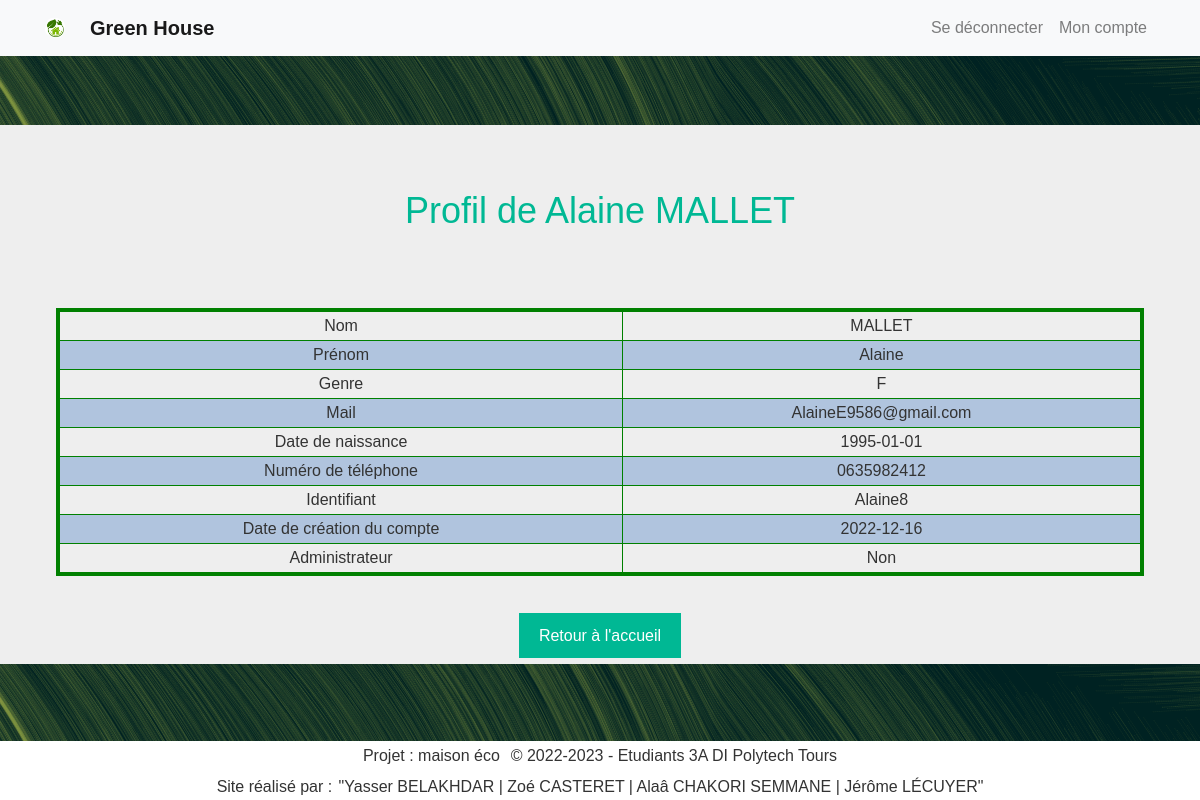
The page /administration/infoPersonne.php?idPersonne=3 (signed in) on the database its author committed.
### tables this page shows
CREATE TABLE Utilisateur(
   idPersonne INT,
   identifiant VARCHAR(50)  NOT NULL,
   mdp VARCHAR(50)  NOT NULL,
   dateCreation DATE NOT NULL,
   PRIMARY KEY(idPersonne),
   FOREIGN KEY(idPersonne) REFERENCES InfoPersonne(idPersonne)
        ON DELETE CASCADE
);

CREATE TABLE InfoPersonne(
   idPersonne INT AUTO_INCREMENT,
   nom VARCHAR(50)  NOT NULL,
   dateNais DATE,
   genre CHAR(1) ,
   mail VARCHAR(50)  NOT NULL,
   numTel CHAR(10) ,
   prenom VARCHAR(50)  NOT NULL,
   PRIMARY KEY(idPersonne),
   UNIQUE(mail)
);

### WEB/common/bdd.php (called while the page is built, shortened)
<?php
try {
	$pdo = new PDO("mysql:host=127.0.0.1;dbname=maisoneco;charset=utf8", "root", "");
} catch (PDOException $e) {
	echo $e->getMessage();
	die("Impossible de se connecter à la base de données :<br>" . $e->getMessage());
}
$bdd = $pdo;
if (isset($_SESSION['Id']) && !empty($_SESSION['Id'])) {
	$sessionId = $_SESSION['Id'];
	$requser = $bdd->prepare("SELECT COUNT(*) FROM Administrateur WHERE idPersonne = ?");
	$result = $requser->execute(array($sessionId));
	if ($result) {
		$estAdmin = $requser->fetchColumn() > 0;
	} else {
		$estAdmin = false;
	}
} else {
	$sessionId = null;
	$estConnecte = false;
	$estAdmin = false;
	$Prenom = "";
	$Nom = "";
}

### WEB/common/main.php (called while the page is built, shortened)
<?php
require_once("bdd.php");

### WEB/administration/infoPersonne.php (the view, shortened to what this page needs)
<?php
$ROOT = "../";
require_once '../common/main.php';
$idPersonne = $_GET['idPersonne'];
$requser = $bdd->prepare('SELECT * FROM InfoPersonne NATURAL JOIN Utilisateur WHERE idPersonne = ?');
$requser->execute(array($idPersonne));
$userinfo = $requser->fetch();
$estAdminOuAutorise = $estAdmin || $userinfo['idPersonne'] == $idPersonne;
?>
<html>
<head>
	<?php require_once "{$ROOT}common/header.php"; ?>
	<div class="container mt-5 text-center">
		<h2>Profil de <?php echo $userinfo['prenom'] . " " . $userinfo['nom']; ?></h2>
		<br /><br />
		<table>
			<tr>
				<td>Nom</td>
				<td><?= $userinfo['nom']; ?></td>
			</tr>
			<tr>
				<td>Prénom</td>
				<td><?= $userinfo['prenom']; ?></td>
			</tr>
			<tr>
				<td>Genre</td>
				<td><?= $userinfo['genre']; ?></td>
			</tr>
			<tr>
				<td>Mail</td>
				<td><?= $userinfo['mail']; ?></td>
			</tr>
			<?php if($estAdminOuAutorise) {  ?>
				<tr>
					<td>Date de naissance</td>
					<td><?= $userinfo['dateNais']; ?></td>
				</tr>
				<tr>
					<td>Numéro de téléphone</td>
					<td><?= $userinfo['numTel']; ?></td>
				</tr>
				<tr>
					<td>Identifiant</td>
					<td><?= isset($userinfo['identifiant']) ? $userinfo['identifiant'] : 'Sans compte'; ?></td>
				</tr>
			<?php } ?>
			<tr>
				<td>Date de création du compte</td>
				<td><?= isset($userinfo['dateCreation']) ? $userinfo['dateCreation'] : 'Sans compte'; ?></td>
			</tr>
			<tr>
				<td>Administrateur</td>
				<td><?= (isset($userinfo['idAdmin']) && $userinfo['idAdmin']) ? "Oui" : "Non"; ?></td>
			</tr>
		</table>
		<br /><br />
		<a class="bouton" href="<?= $ROOT ?>Page_accueil/Page_accueil.php">Retour à l'accueil</a>
	</div>
	<?php require_once "{$ROOT}common/footer.php"; ?>

### WEB/common/style/main.css (style rules this page uses)
html { height: 100%; }
body { font-family: Arial, sans-serif; color: #333; background-color: #eee; margin: 0; min-height: 100%; display: flex; flex-direction: column; }
h2 { font-size: 36px; text-align: center; }
h2, h3, h4, h5, h6 { color: #00b894; }
button, .header-right > a, .bouton, .bouton-retour { background-color: #00b894; color: #fff; padding: 14px 20px; margin: 8px 0; border: none; cursor: pointer; text-align: center; text-decoration: none; }
table:not(.with-space) { margin: 20px auto auto auto; table-layout: auto; width: 98%; border-collapse: collapse; border: solid green 4px; text-align: center; }
table tr:not(.titre):not(.space):nth-child(even) { background: lightsteelblue; }
table td:not(.ignore-border) { border: solid green 1px; padding: 5px; }
table tr { border-collapse: collapse; border: solid green 4px; }
table tr:not(.space) { border-top: none; border-bottom: none; }

### rows shown on the page
utilisateur: idPersonne.prenom "Alaine", idPersonne.nom "MALLET", idPersonne.genre "F", idPersonne.mail "AlaineE9586@gmail.com", idPersonne.dateNais "1995-01-01", idPersonne.numTel "0635982412", identifiant "Alaine8", dateCreation "2022-12-16"
